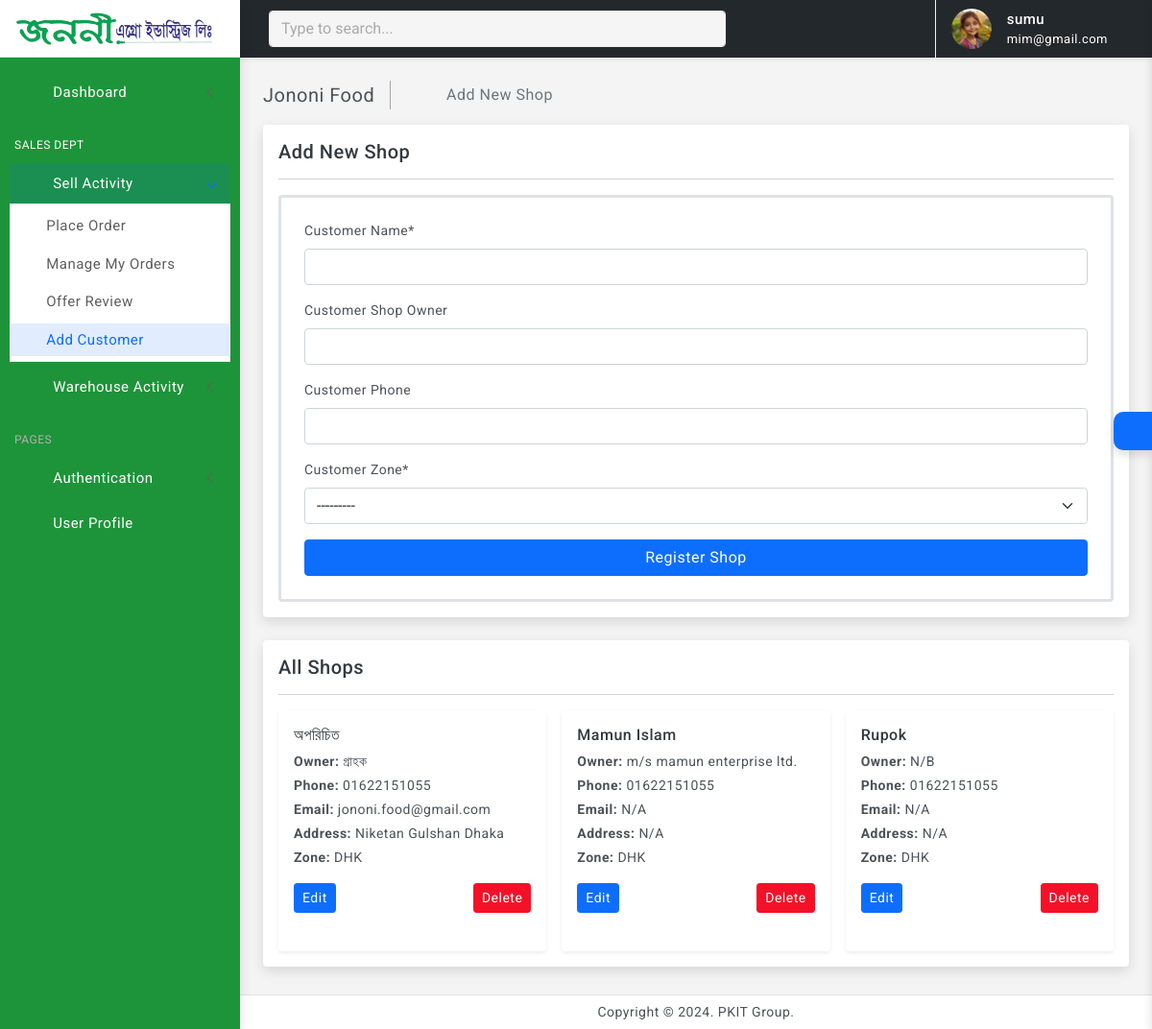
The app's page /add-shope/ (signed in) with its own data.
### user/models.py (models this page shows, shortened)
class Profile(models.Model):
    customer = models.OneToOneField(User, on_delete=models.CASCADE)
    address = models.CharField(max_length=200)
    phone = models.CharField(max_length=50)
    image = models.ImageField(default='default.png', upload_to='profile_images')
    nid = models.CharField(max_length=20, unique=True, blank=True, null= True)
    title= models.CharField(max_length=40, blank=True, null= True)
    salary = models.DecimalField(max_digits=10, decimal_places=2, blank=True, null= True)
    joining_date = models.DateField(blank=True, null= True)
    HEAD_OFFICE = 'HEAD_OFFICE'
    FACTORY = 'FACTORY'
    OTHERS='OTHERS'
    JOB_LOCATION_CHOICES = [
        (HEAD_OFFICE, 'Head Office'),
        (FACTORY, 'Factory'),
        (OTHERS, 'others'),
    ]
    job_location = models.CharField(max_length=20, choices=JOB_LOCATION_CHOICES, blank=True, null= True)
    zones = models.ManyToManyField(Zone, blank=True, verbose_name="Dealer Zones")
    products = models.ManyToManyField(Product, blank=True, verbose_name="Dealer Products")

### dashboard/models.py (models this page shows, shortened)
class Shop(models.Model):
    shop_name = models.CharField(max_length=200, verbose_name="Customer Name")
    shop_owner = models.CharField(max_length=200, verbose_name="Customer Shop Owner", blank=True, null=True)
    shop_phone = models.CharField(max_length=15, verbose_name="Customer Phone",blank=True, null=True)
    shop_nid = models.CharField(max_length=20, verbose_name="Customer NID",blank=True, null=True)
    shop_email = models.EmailField(max_length=254, verbose_name="Customer Email",blank=True, null=True)
    shop_address = models.TextField(verbose_name="Customer Address",blank=True, null=True)
    zone = models.ForeignKey(Zone, on_delete=models.CASCADE, verbose_name="Customer Zone")

class Zone(models.Model):
    name = models.CharField(max_length=100)
    district = models.CharField(max_length=100)
    thana = models.CharField(max_length=100)
    area = models.CharField(max_length=100)
    def __str__(self):
        return f"Zone: {self.name}, District: {self.district}, Thana: {self.thana}, Area: {self.area}"

### dashboard/decorators.py (the view)
        def wrapper(request, *args, **kwargs):
            group = None
            if request.user.groups.exists():
                group = request.user.groups.all()[0].name
            if group in allowed_roles:
                return view_func(request, *args, **kwargs)
            else:
                return HttpResponse('You are not authorized to view this page')

### dashboard/forms.py
class ShopForm(forms.ModelForm):
    class Meta:
        model = Shop
        fields = ['shop_name', 'shop_owner', 'shop_phone', 'zone']

### dashboard/views.py (called while the page is built)
@login_required(login_url='user-login')
@allowed_users(allowed_roles=['SR'])
def shops(request):
    shops = Shop.objects.all()
    shop_count = shops.count()
    if request.method == 'POST':
        form = ShopForm(request.POST)
        if form.is_valid():
            form.save()
            shop_name = form.cleaned_data.get('shop_name')
            messages.success(request, f'{shop_name} has been added')
            return redirect('add-shope')
    else:
        form = ShopForm()
    is_sr = request.user.groups.filter(name='SR').exists()
    context = {
        'shops': shops,
        'form': form,
        'shop_count': shop_count,
        'is_sr': is_sr,
    }
    return render(request, 'dashboard/add_shop.html', context)

### templates/dashboard/add_shop.html (shortened to what this page needs)
{% extends 'partials/base0.html' %}
{% load crispy_forms_tags %}
{% load static %}
{% block content %}
<div class="page-wrapper">
    <div class="page-content">
        <div class="page-breadcrumb d-none d-sm-flex align-items-center mb-3">
            <div class="breadcrumb-title pe-3">Jononi Food</div>
            <div class="ps-3">
                <nav aria-label="breadcrumb">
                    <ol class="breadcrumb mb-0 p-0">
                        <li class="breadcrumb-item"><a href="javascript:;"><i class="bx bx-home-alt"></i></a></li>
                        <li class="breadcrumb-item active" aria-current="page">Add New Shop</li>
                    </ol>
                </nav>
            </div>
        </div>
        <div class="card mb-4">
            <div class="card-body">
                <h5 class="card-title">Add New Shop</h5>
                <hr/>
                <form method="POST" class="border border-3 p-4 rounded">
                    {{ form|crispy }}
                    <div class="d-grid mt-3">
                        <button type="submit" class="btn btn-primary">Register Shop</button>
                    </div>
                </form>
            </div>
        </div>
        <div class="card">
            <div class="card-body">
                <h5 class="card-title">All Shops</h5>
                <hr/>
                <div class="row g-3">
                    {% for shop in shops %}
                    <div class="col-12 col-md-6 col-lg-4">
                        <div class="card shadow-sm h-100">
                            <div class="card-body">
                                <h6 class="card-title">{{ shop.shop_name }}</h6>
                                <p class="mb-1"><strong>Owner:</strong> {{ shop.shop_owner|default:"N/A" }}</p>
                                <p class="mb-1"><strong>Phone:</strong> {{ shop.shop_phone|default:"N/A" }}</p>
                                <p class="mb-1"><strong>Email:</strong> {{ shop.shop_email|default:"N/A" }}</p>
                                <p class="mb-1"><strong>Address:</strong> {{ shop.shop_address|default:"N/A" }}</p>
                                <p class="mb-1"><strong>Zone:</strong> {{ shop.zone.name }}</p>
                                <div class="d-flex justify-content-between mt-3">
                                    <a href="{% url 'edit-shop' shop.id %}" class="btn btn-sm btn-primary">Edit</a>
                                    <a href="{% url 'delete-shop' shop.id %}" class="btn btn-sm btn-danger">Delete</a>
                                </div>
                            </div>
                        </div>
                    </div>
                    {% empty %}
                    <div class="col-12 text-center">
                        <p>No shops available</p>
                    </div>
                    {% endfor %}
                </div>
            </div>
        </div>
    </div>
</div>
<footer class="page-footer">
    <p class="mb-0">Copyright © 2021. All rights reserved.</p>
</footer>
</div>
{% endblock %}

### templates/partials/base0.html (shortened to what this page needs)
<!doctype html>
<html lang="en">
{% load static %}
<head>
	<link href="{% static 'assets/plugins/vectormap/jquery-jvectormap-2.0.2.css' %}" rel="stylesheet"/>
	<link href="{% static 'assets/plugins/simplebar/css/simplebar.css' %}" rel="stylesheet" />
	<link href="{% static 'assets/plugins/perfect-scrollbar/css/perfect-scrollbar.css' %}" rel="stylesheet" />
	<link href="{% static 'assets/plugins/metismenu/css/metisMenu.min.css' %}" rel="stylesheet" />
	<link href="{% static 'assets/css/pace.min.css' %}" rel="stylesheet" />
	<link href="{% static 'assets/css/bootstrap.min.css' %}" rel="stylesheet">
	<link href="{% static 'assets/css/app.css' %}" rel="stylesheet">
	<link href="{% static 'assets/css/icons.css' %}" rel="stylesheet">
	<link rel="stylesheet" href="{% static 'assets/css/dark-theme.css' %}" />
	<link rel="stylesheet" href="{% static 'assets/css/semi-dark.css' %}" />
	<link rel="stylesheet" href="{% static 'assets/css/header-colors.css' %}" />
		<link rel="stylesheet" href="https://use.fontawesome.com/releases/v5.15.2/css/all.css"
>
</head>
<body>
	<div class="wrapper">
		<div class="sidebar-wrapper" data-simplebar="true" style="background-color: #1d9439; " >
			<div class="sidebar-header">
				<div>
					<a href="{% url 'warehouse-index' %}" class="has-arrow">
						<img src="{% static 'assets/images/logo.png' %}" class="logo-icon" alt="logo icon" style="width: 210px; height: 170;">
					</a>
				</div>
				<div class="toggle-icon ms-auto"><i class='bx bx-arrow-to-left'></i>
				</div>
			</div>
			<ul class="metismenu" id="menu" >
				<li>
					{% if is_sr %}
					<a href="{% url 'warehouse-index' %}" class="has-arrow">
						<div style="color: #FFFFFF; "class="parent-icon"><i class='bx bx-home-circle'></i>
						</div>
						<div class="menu-title" style="color: #FFFFFF;">Dashboard</div>
					</a>
                    {% endif %}
				</li>
				<li class="menu-label" style="color: #FFFFFF;">Sales Dept</li>
				{% if is_sr  %}
				<li>
					<a href="javascript:;" class="has-arrow">
						<div  style="color: #FFFFFF; " class="parent-icon"><i class='bx bx-cart'></i>
						</div>
						<div class="menu-title" style="color: #FFFFFF;">Sell Activity</div>
					</a>
					<ul>
						<li> <a href="{% url 'warehouse-index' %}"><i class="bx bx-right-arrow-alt"></i>Place Order</a>
						</li>
						<li> <a href="{% url 'order_manage' %}"><i class="bx bx-right-arrow-alt"></i>Manage My Orders</a>
						</li>
						<li> <a href="{% url 'active_offer_list' %}"><i class="bx bx-right-arrow-alt"></i>Offer Review</a>
						</li>
						<li> <a href="{% url 'add-shope' %}"><i class="bx bx-right-arrow-alt"></i>Add Customer</a>
						</li>
					</ul>
				</li>
				<li>
					<a class="has-arrow" href="javascript:;">
						<div class="parent-icon"><i class="bx bx-repeat"></i>
						</div>
						<div class="menu-title" style="color: #FFFFFF;">Warehouse Activity</div>
					</a>
				</li>
				{% endif %}
				<li class="menu-label">Pages</li>
				<li>
					<a class="has-arrow" href="javascript:;">
						<div style="color: #FFFFFF; " class="parent-icon"><i class="bx bx-lock"></i>
						</div>
						<div style="color: #FFFFFF; " class="menu-title">Authentication</div>
					</a>
				</li>
				<li>
					<a href="{% url 'user-profile' %}">
						<div style="color: #FFFFFF; " class="parent-icon"><i class="bx bx-user-circle"></i>
						</div>
						<div class="menu-title" style="color: #FFFFFF;">User Profile</div>
					</a>
				</li>
			</ul>
		</div>
		<header>
			<div class="topbar d-flex align-items-center"  style="background-color:#23282c;" >
				<nav class="navbar navbar-expand">
					<div class="search-bar flex-grow-1">
						<div class="position-relative search-bar-box">
							<input type="text" class="form-control search-control" placeholder="Type to search..."> <span class="position-absolute top-50 search-show translate-middle-y"><i class='bx bx-search'></i></span>
						</div>
					</div>
					<div class="top-menu ms-auto">
						<ul class="navbar-nav align-items-center">
							<li class="nav-item dropdown dropdown-large">
								<a style="color: white;" class="nav-link dropdown-toggle dropdown-toggle-nocaret" href="#" role="button" data-bs-toggle="dropdown" aria-expanded="false">	<i class='bx bx-category'></i>
								</a>
							</li>
						</ul>
					</div>
					<div class="user-box dropdown">
						<a class="d-flex align-items-center nav-link dropdown-toggle dropdown-toggle-nocaret" href="#" role="button" data-bs-toggle="dropdown" aria-expanded="false">
							<img src="{{ user.profile.image.url }}" class="user-img" alt="user avatar">
							<div class="user-info ps-3">
								<p style="color: white;" class="user-name mb-0">{{ user.username }}</p>
								<p style="color: white;" class="designattion mb-0">{{ user.email }}</p>
							</div>
						</a>
					</div>
				</nav>
			</div>
		</header>
        {% block content %}
        {% endblock %}
		<footer class="page-footer">
			<p class="mb-0">Copyright © 2024. PKIT Group.</p>
		</footer>
	<div class="switcher-wrapper">
		<div class="switcher-btn"> <i class='bx bx-cog bx-spin'></i>
		</div>
	</div>
</body>
</html>

### records on screen
Shop: shop_name "অপরিচিত", shop_owner "গ্রাহক", shop_phone "01622151055", shop_email "jononi.food@gmail.com", shop_address "Niketan Gulshan Dhaka", zone.name "DHK"
Shop: shop_name "Mamun Islam", shop_owner "m/s mamun enterprise ltd.", shop_phone "01622151055", shop_email "N/A", shop_address "N/A", zone.name "DHK"
Shop: shop_name "Rupok", shop_owner "N/B", shop_phone "01622151055", shop_email "N/A", shop_address "N/A", zone.name "DHK"

### other values on screen
{{ user.username }} "sumu"
{{ user.email }} "mim@gmail.com"
